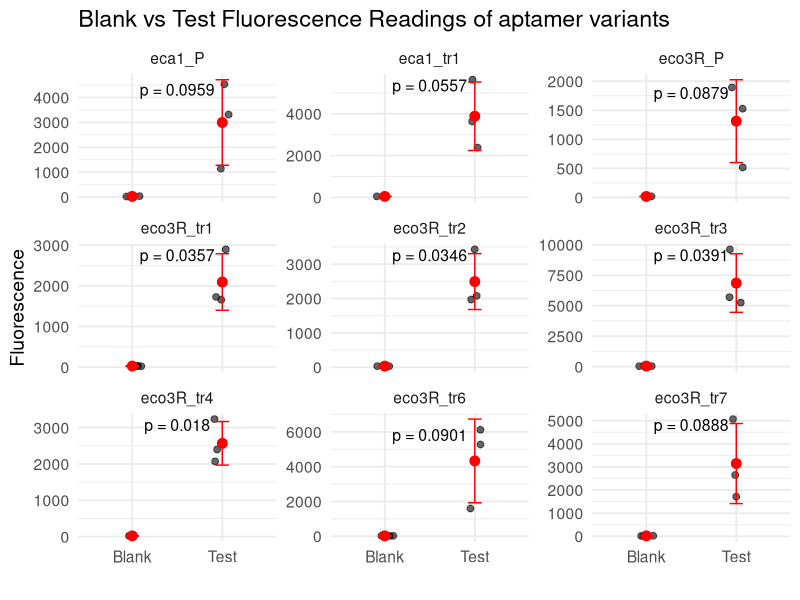

Source code (R):
library(ggplot2)
library(dplyr)

#####################################
#### Experimental data analysis #####
#####################################

## Fluorescence reading data 

data <- data.frame(
  dataset = rep(c("eco3R_tr3","eco3R_tr4","eco3R_tr6","eco3R_tr1",
                  "eco3R_tr2","eco3R_tr7","eco3R_P","eca1_P","eca1_tr1"), each = 6),
  group = rep(rep(c("Blank","Test"), each = 3), times = 9),
  value = c(
    c(45,66,39), c(5698,5258,9622),
    c(23,23,21), c(2071,2399,3235),
    c(22,27,18), c(1596,5276,6122),
    c(32,23,27), c(1659,2895,1726),
    c(37,34,31), c(2078,1970,3429),
    c(22,21,17), c(1714,2652,5067),
    c(19,16,17), c(517,1528,1894),
    c(37,24,27), c(4531,3313,1142),
    c(41,51,48), c(2385,5633,3635)
  )
)

# Summary stats for each aptamer variant and group
summary_stats <- data %>%
  group_by(dataset, group) %>%
  summarise(
    mean = mean(value),
    sd = sd(value),
    .groups = "drop"
  )

# P-values for each aptamer dataset
p_values <- data %>%
  group_by(dataset) %>%
  summarise(
    p_val = t.test(value ~ group, var.equal = FALSE)$p.value,
    max_y = max(value)
  )

# Plot
ggplot(data, aes(x = group, y = value)) +
  geom_jitter(width = 0.1, size = 2, alpha = 0.6) +
  geom_point(data = summary_stats, 
             aes(x = group, y = mean), 
             color = "red", size = 3, inherit.aes = FALSE) +
  geom_errorbar(data = summary_stats,
                aes(x = group, ymin = mean - sd, ymax = mean + sd),
                width = 0.15, color = "red", inherit.aes = FALSE) +
  facet_wrap(~ dataset, scales = "free_y") +
  theme_minimal(base_size = 14) +
  labs(title = "Blank vs Test Fluorescence Readings of aptamer variants",
       y = "Fluorescence", x = "") +
  geom_text(data = p_values,
            aes(x = 1.5, y = max_y * 0.95,
                label = paste0("p = ", signif(p_val, 3))),
            inherit.aes = FALSE, size = 4)
